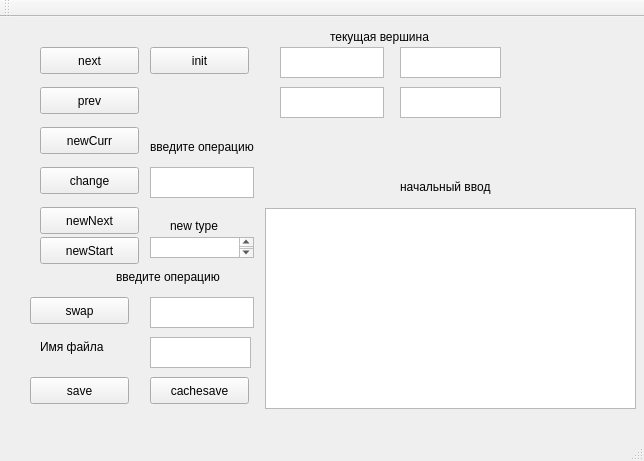
<?xml version="1.0" encoding="UTF-8"?>
<ui version="4.0">
 <class>MainWindow</class>
 <widget class="QMainWindow" name="MainWindow">
  <property name="geometry">
   <rect>
    <x>0</x>
    <y>0</y>
    <width>644</width>
    <height>461</height>
   </rect>
  </property>
  <property name="windowTitle">
   <string>MainWindow</string>
  </property>
  <widget class="QWidget" name="centralWidget">
   <widget class="QPushButton" name="nextNode">
    <property name="geometry">
     <rect>
      <x>40</x>
      <y>30</y>
      <width>99</width>
      <height>27</height>
     </rect>
    </property>
    <property name="text">
     <string>next</string>
    </property>
   </widget>
   <widget class="QPushButton" name="prevNode">
    <property name="geometry">
     <rect>
      <x>40</x>
      <y>70</y>
      <width>99</width>
      <height>27</height>
     </rect>
    </property>
    <property name="text">
     <string>prev</string>
    </property>
   </widget>
   <widget class="QPushButton" name="initNode">
    <property name="geometry">
     <rect>
      <x>150</x>
      <y>30</y>
      <width>99</width>
      <height>27</height>
     </rect>
    </property>
    <property name="text">
     <string>init</string>
    </property>
   </widget>
   <widget class="QTextEdit" name="getFileName">
    <property name="geometry">
     <rect>
      <x>150</x>
      <y>320</y>
      <width>101</width>
      <height>31</height>
     </rect>
    </property>
   </widget>
   <widget class="QTextBrowser" name="status">
    <property name="geometry">
     <rect>
      <x>265</x>
      <y>191</y>
      <width>371</width>
      <height>201</height>
     </rect>
    </property>
   </widget>
   <widget class="QPushButton" name="newNode">
    <property name="geometry">
     <rect>
      <x>40</x>
      <y>110</y>
      <width>99</width>
      <height>27</height>
     </rect>
    </property>
    <property name="text">
     <string>newCurr</string>
    </property>
   </widget>
   <widget class="QPushButton" name="changeNode">
    <property name="geometry">
     <rect>
      <x>40</x>
      <y>150</y>
      <width>99</width>
      <height>27</height>
     </rect>
    </property>
    <property name="text">
     <string>change</string>
    </property>
   </widget>
   <widget class="QTextEdit" name="firstInput">
    <property name="geometry">
     <rect>
      <x>280</x>
      <y>30</y>
      <width>104</width>
      <height>31</height>
     </rect>
    </property>
   </widget>
   <widget class="QTextEdit" name="secondInput">
    <property name="geometry">
     <rect>
      <x>280</x>
      <y>70</y>
      <width>104</width>
      <height>31</height>
     </rect>
    </property>
   </widget>
   <widget class="QTextBrowser" name="firstResult">
    <property name="geometry">
     <rect>
      <x>400</x>
      <y>30</y>
      <width>101</width>
      <height>31</height>
     </rect>
    </property>
   </widget>
   <widget class="QTextBrowser" name="secondResult">
    <property name="geometry">
     <rect>
      <x>400</x>
      <y>70</y>
      <width>101</width>
      <height>31</height>
     </rect>
    </property>
   </widget>
   <widget class="QTextEdit" name="newOperation">
    <property name="geometry">
     <rect>
      <x>150</x>
      <y>150</y>
      <width>104</width>
      <height>31</height>
     </rect>
    </property>
   </widget>
   <widget class="QPushButton" name="saveButton">
    <property name="geometry">
     <rect>
      <x>30</x>
      <y>360</y>
      <width>99</width>
      <height>27</height>
     </rect>
    </property>
    <property name="text">
     <string>save</string>
    </property>
   </widget>
   <widget class="QPushButton" name="swapButton">
    <property name="geometry">
     <rect>
      <x>30</x>
      <y>280</y>
      <width>99</width>
      <height>27</height>
     </rect>
    </property>
    <property name="text">
     <string>swap</string>
    </property>
   </widget>
   <widget class="QTextEdit" name="swapNode">
    <property name="geometry">
     <rect>
      <x>150</x>
      <y>280</y>
      <width>104</width>
      <height>31</height>
     </rect>
    </property>
   </widget>
   <widget class="QPushButton" name="cacheSaveButton">
    <property name="geometry">
     <rect>
      <x>150</x>
      <y>360</y>
      <width>99</width>
      <height>27</height>
     </rect>
    </property>
    <property name="text">
     <string>cachesave</string>
    </property>
   </widget>
   <widget class="QLabel" name="label">
    <property name="geometry">
     <rect>
      <x>40</x>
      <y>320</y>
      <width>101</width>
      <height>20</height>
     </rect>
    </property>
    <property name="text">
     <string>Имя файла</string>
    </property>
   </widget>
   <widget class="QLabel" name="label_2">
    <property name="geometry">
     <rect>
      <x>116</x>
      <y>250</y>
      <width>141</width>
      <height>20</height>
     </rect>
    </property>
    <property name="text">
     <string>введите операцию</string>
    </property>
   </widget>
   <widget class="QLabel" name="label_3">
    <property name="geometry">
     <rect>
      <x>150</x>
      <y>120</y>
      <width>141</width>
      <height>20</height>
     </rect>
    </property>
    <property name="text">
     <string>введите операцию</string>
    </property>
   </widget>
   <widget class="QLabel" name="label_4">
    <property name="geometry">
     <rect>
      <x>400</x>
      <y>160</y>
      <width>121</width>
      <height>20</height>
     </rect>
    </property>
    <property name="text">
     <string>начальный ввод</string>
    </property>
   </widget>
   <widget class="QLabel" name="label_5">
    <property name="geometry">
     <rect>
      <x>330</x>
      <y>10</y>
      <width>171</width>
      <height>20</height>
     </rect>
    </property>
    <property name="text">
     <string>текущая вершина</string>
    </property>
   </widget>
   <widget class="QPushButton" name="newNextNode">
    <property name="geometry">
     <rect>
      <x>40</x>
      <y>190</y>
      <width>99</width>
      <height>27</height>
     </rect>
    </property>
    <property name="text">
     <string>newNext</string>
    </property>
   </widget>
   <widget class="QPushButton" name="newStart">
    <property name="geometry">
     <rect>
      <x>40</x>
      <y>220</y>
      <width>99</width>
      <height>27</height>
     </rect>
    </property>
    <property name="text">
     <string>newStart</string>
    </property>
   </widget>
   <widget class="QTextEdit" name="newType">
    <property name="geometry">
     <rect>
      <x>150</x>
      <y>220</y>
      <width>104</width>
      <height>21</height>
     </rect>
    </property>
   </widget>
   <widget class="QLabel" name="label_6">
    <property name="geometry">
     <rect>
      <x>170</x>
      <y>200</y>
      <width>67</width>
      <height>17</height>
     </rect>
    </property>
    <property name="text">
     <string>new type</string>
    </property>
   </widget>
  </widget>
  <widget class="QMenuBar" name="menuBar">
   <property name="geometry">
    <rect>
     <x>0</x>
     <y>0</y>
     <width>644</width>
     <height>25</height>
    </rect>
   </property>
  </widget>
  <widget class="QToolBar" name="mainToolBar">
   <attribute name="toolBarArea">
    <enum>TopToolBarArea</enum>
   </attribute>
   <attribute name="toolBarBreak">
    <bool>false</bool>
   </attribute>
  </widget>
  <widget class="QStatusBar" name="statusBar"/>
 </widget>
 <layoutdefault spacing="6" margin="11"/>
 <resources/>
 <connections/>
</ui>
